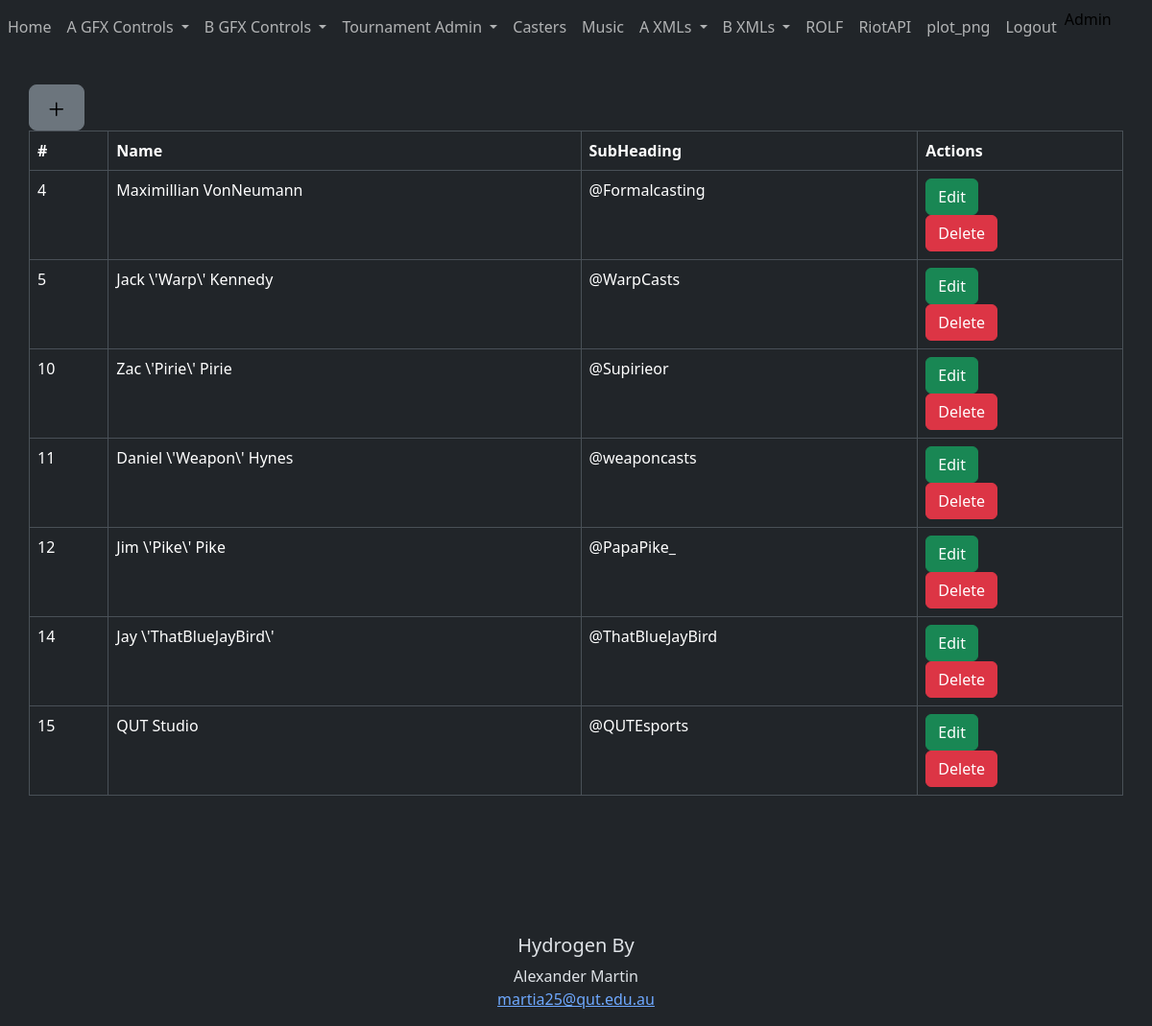
The app's page /Casters/ (signed in), older data.
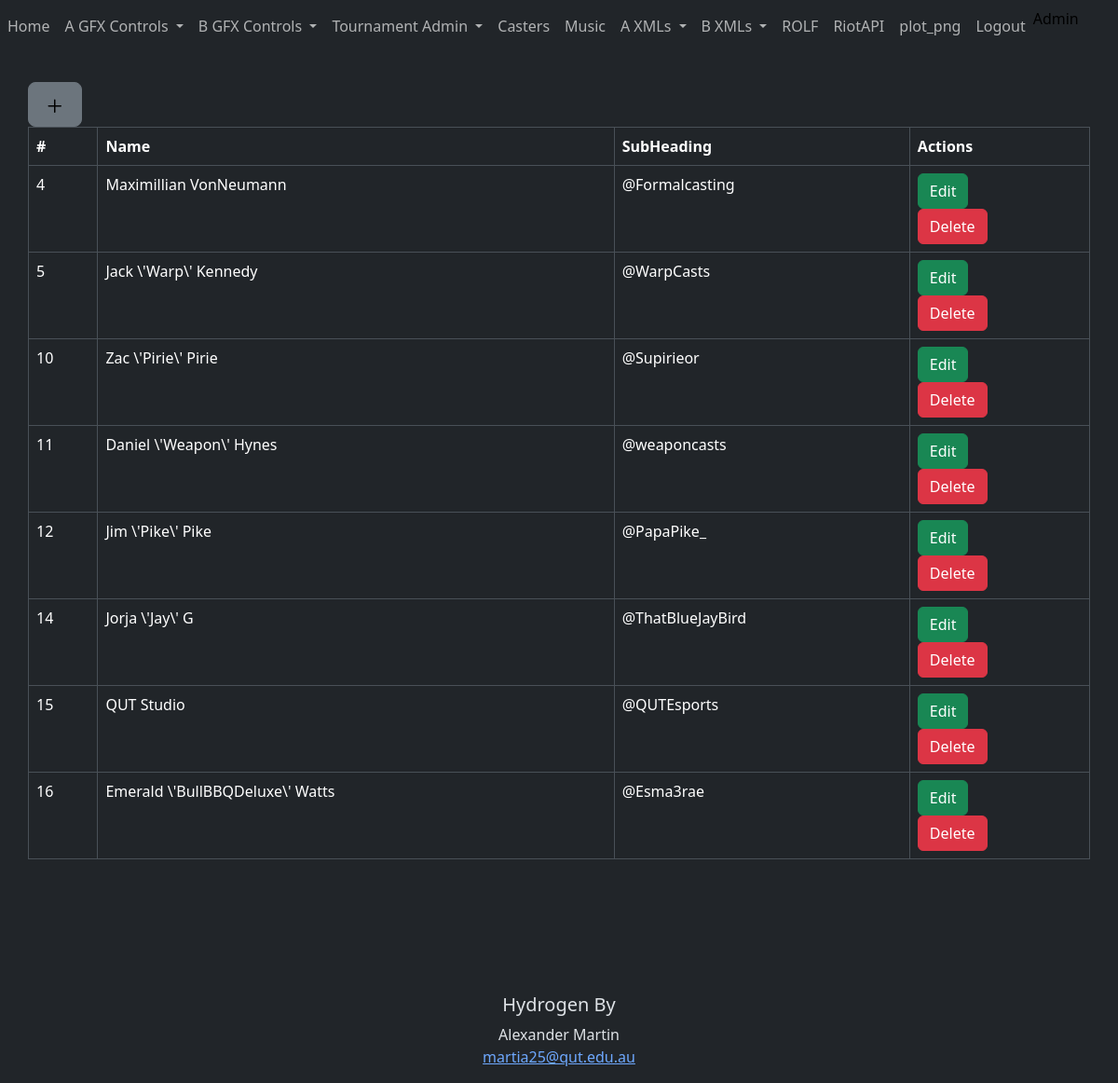
The same page, newer data.
### App/models.py (models this page shows)
class Casters(db.Model):
    __tablename__="Casters"
    id = db.Column(db.Integer, primary_key=True)
    name = db.Column(db.String(64))
    subname = db.Column(db.String(64))

### App/BluePrints/CastersBP.py (the view)
@bp.route('/Casters/')
@login_required
def casters():
    data = Casters.query.all()
    return render_template('Casters/Casters.html', headings = headings.CasterHeadings , data = data)

### App/templates/Casters/Casters.html (shortened to what this page needs)
{% extends "Base.html" %}
{% import "bootstrap/wtf.html" as wtf %}
{% block content %}
<div class="container">
    <div>
        <a type="button" class="btn btn-secondary btn-lg btn-block" href={{url_for('CastersBP.castersadd')}}><img src="../static/img/plus.svg"></a>
    </div>
  <div class="row">
    <div class="col-12">
      <table class="table table-bordered">
        <thead>
          <tr>
            {% for header in headings%}
            <th scope="col">{{ header }}</th>
            {% endfor %}
          </tr>
        </thead>
        <tbody>
            {% for caster in data%}
                <tr>
                    <td>
                        {{caster.id}}
                    </td>
                    <td>
                        {{caster.name}}
                    </td>
                    <td>
                        {{caster.subname}}
                    </td>
                    <td>
                      <button type="button" class="btn btn-success" onclick="Edit('{{caster.id}}')">Edit</button>
                      <button type="button" class="btn btn-danger" onclick="Del('{{caster.id}}')">Delete</button>
                    </td>
                </tr>
            {% endfor %}
        </tbody>
      </table>
    </div>
  </div>
</div>
{% endblock %}

Row changes from the older to the newer data that the page shows:
changed Casters "@ThatBlueJayBird": name "Jay \\'ThatBlueJayBird\\'" → "Jorja \\'Jay\\' G"
added Casters: id "16", name "Emerald \\'BullBBQDeluxe\\' Watts", subname "@Esma3rae"
